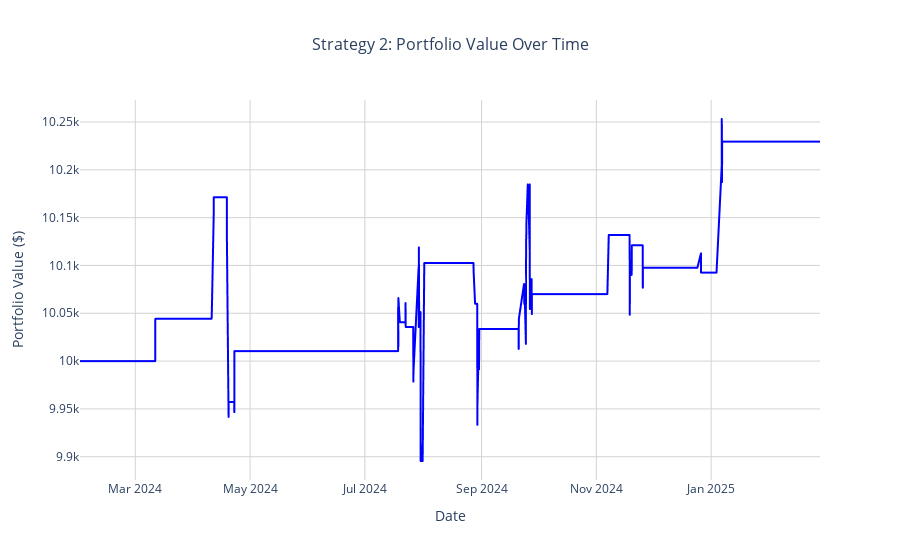
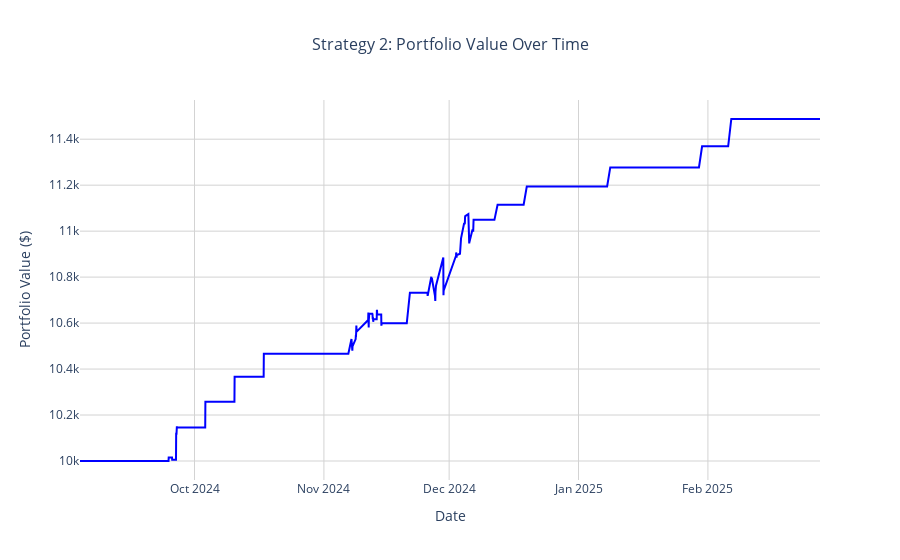

The notebook cell these images were saved under, in order:
### Code cell
import pandas as pd
import numpy as np
import plotly.express as px
import ipywidgets as widgets
from ipywidgets import interact
from IPython.display import display
import math
import datetime

# ---------------------------------------------------------------------
# Ensure the Date column is datetime and get default date range values
# ---------------------------------------------------------------------
hourly_data["Date"] = pd.to_datetime(hourly_data["Date"])
start_date_default = hourly_data["Date"].min().date()
end_date_default = hourly_data["Date"].max().date()

# ---------------------------------------------------------------------
# 1) Define the Backtest Function for Strategy 2
# ---------------------------------------------------------------------
def backtest_strategy_2(
    vix_lower=15,
    vix_upper=20,
    vvix_lower=90,
    vvix_upper=100,
    vvix_reentry_upper=95,
    start_date=start_date_default,
    end_date=end_date_default
):
    """
    Backtests Strategy 2 with the following conditions:
      - In-Market:   vix_lower <= VIX <= vix_upper AND vvix_lower <= VVIX < vvix_upper
      - Exit:        VIX < vix_lower OR VIX > vix_upper OR VVIX < vvix_lower OR VVIX >= vvix_upper
      - Re-Entry:    vix_lower <= VIX <= vix_upper AND vvix_lower <= VVIX <= vvix_reentry_upper
    The data is filtered to the provided date range.
    """
    # Copy and filter data based on the date range
    df = hourly_data.copy()
    df = df[(df["Date"] >= pd.to_datetime(start_date)) & (df["Date"] <= pd.to_datetime(end_date))]
    df.sort_values("Date", inplace=True)
    df.reset_index(drop=True, inplace=True)

    # Set initial portfolio value
    initial_investment = 10_000.0
    df["Portfolio_Value"] = np.nan
    df.loc[0, "Portfolio_Value"] = initial_investment

    df["In_Market"] = False
    df.loc[0, "In_Market"] = False

    df["Shares_Held"] = 0.0
    df.loc[0, "Shares_Held"] = 0.0

    df["Strategy"] = "No Investment"

    # Define helper functions using user-specified parameters
    def in_market_condition(vix, vvix):
        return (vix_lower <= vix <= vix_upper) and (vvix_lower <= vvix < vvix_upper)

    def exit_condition(vix, vvix):
        return (vix < vix_lower) or (vix > vix_upper) or (vvix < vvix_lower) or (vvix >= vvix_upper)

    def reentry_condition(vix, vvix):
        return (vix_lower <= vix <= vix_upper) and (vvix_lower <= vvix <= vvix_reentry_upper)

    # Backtest loop
    for i in range(1, len(df)):
        df.loc[i, "Portfolio_Value"] = df.loc[i-1, "Portfolio_Value"]
        df.loc[i, "In_Market"] = df.loc[i-1, "In_Market"]
        df.loc[i, "Shares_Held"] = df.loc[i-1, "Shares_Held"]

        vix_today = df.loc[i, "VIX"]
        vvix_today = df.loc[i, "VVIX"]
        ymax_price_today = df.loc[i, "YMAX"]
        ymax_div_today = df.loc[i, "YMAX Dividends"]

        currently_in_market = df.loc[i-1, "In_Market"]

        if currently_in_market:
            if exit_condition(vix_today, vvix_today):
                # Exit position
                df.loc[i, "In_Market"] = False
                df.loc[i, "Shares_Held"] = 0.0
                df.loc[i, "Strategy"] = "No Investment"
            else:
                # Remain in the market and update portfolio value
                shares_held = df.loc[i, "Shares_Held"]
                df.loc[i, "Portfolio_Value"] = shares_held * (ymax_price_today + ymax_div_today)
                df.loc[i, "Strategy"] = "Long YMAX"
        else:
            if reentry_condition(vix_today, vvix_today):
                # Enter the market: use all available cash to buy shares
                cash_available = df.loc[i, "Portfolio_Value"]
                if ymax_price_today > 0:
                    shares_bought = cash_available / ymax_price_today
                    df.loc[i, "Shares_Held"] = shares_bought
                    df.loc[i, "In_Market"] = True
                    df.loc[i, "Strategy"] = "Long YMAX"
                    df.loc[i, "Portfolio_Value"] = shares_bought * (ymax_price_today + ymax_div_today)
                else:
                    df.loc[i, "Strategy"] = "No Investment"
            else:
                df.loc[i, "Strategy"] = "No Investment"

    df["Portfolio_Return"] = df["Portfolio_Value"].pct_change()
    return df

# ---------------------------------------------------------------------
# 2) Define a Function to Compute Performance Metrics
# ---------------------------------------------------------------------
def compute_performance_metrics(backtest_df):
    final_value = backtest_df["Portfolio_Value"].iloc[-1]
    initial_value = backtest_df["Portfolio_Value"].iloc[0]
    total_return_pct = ((final_value - initial_value) / initial_value) * 100.0

    # Calculate max drawdown
    rolling_max = backtest_df["Portfolio_Value"].cummax()
    drawdown = (backtest_df["Portfolio_Value"] - rolling_max) / rolling_max
    max_drawdown_pct = drawdown.min() * 100.0

    # Calculate approximate CAGR if data spans at least one year
    days = (backtest_df["Date"].iloc[-1] - backtest_df["Date"].iloc[0]).days
    years = days / 365.0 if days > 0 else 0
    if years > 0:
        cagr_pct = (final_value / initial_value) ** (1 / years) - 1
        cagr_pct *= 100.0
    else:
        cagr_pct = np.nan

    metrics = {
        "Final Portfolio Value ($)": f"{final_value:,.2f}",
        "Total Return (%)": f"{total_return_pct:,.2f}",
        "Max Drawdown (%)": f"{max_drawdown_pct:,.2f}",
        "CAGR (%)": f"{cagr_pct:,.2f}" if not math.isnan(cagr_pct) else "N/A"
    }
    return metrics

# ---------------------------------------------------------------------
# 3) Dashboard Function with Plotly and ipywidgets
# ---------------------------------------------------------------------
def strategy_2_dashboard(
    vix_lower=15,
    vix_upper=20,
    vvix_lower=90,
    vvix_upper=100,
    vvix_reentry_upper=95,
    start_date=start_date_default,
    end_date=end_date_default
):
    """
    Runs the backtest for Strategy 2 with the specified parameters and date range.
    Displays a Plotly plot of the portfolio value over time and performance summary metrics.
    """
    # Run the backtest
    result_df = backtest_strategy_2(
        vix_lower=vix_lower,
        vix_upper=vix_upper,
        vvix_lower=vvix_lower,
        vvix_upper=vvix_upper,
        vvix_reentry_upper=vvix_reentry_upper,
        start_date=start_date,
        end_date=end_date
    )

    # Create a Plotly line chart of Portfolio Value over time
    fig = px.line(
        result_df,
        x="Date",
        y="Portfolio_Value",
        title="Strategy 2: Portfolio Value Over Time",
        labels={"Date": "Date", "Portfolio_Value": "Portfolio Value ($)"}
    )
    fig.update_traces(line=dict(color="blue", width=2))
    fig.update_layout(
        title_x=0.5,
        title_font_size=16,
        xaxis=dict(showgrid=True, gridcolor="lightgray"),
        yaxis=dict(showgrid=True, gridcolor="lightgray"),
        plot_bgcolor="white"
    )
    fig.show()

    # Compute performance metrics and display below the plot
    metrics = compute_performance_metrics(result_df)
    display_str = (
        f"**Final Portfolio Value ($)**: {metrics['Final Portfolio Value ($)']}\n\n"
        f"**Total Return (%)**: {metrics['Total Return (%)']}%\n\n"
        f"**Max Drawdown (%)**: {metrics['Max Drawdown (%)']}%\n\n"
        f"**CAGR (%)**: {metrics['CAGR (%)']}\n\n"
    )
    display(widgets.HTML(value=f"<pre style='font-size:14px'>{display_str}</pre>"))

# ---------------------------------------------------------------------
# 4) Create Interactive Widgets for Parameters (including date pickers)
# ---------------------------------------------------------------------
start_date_picker = widgets.DatePicker(
    value=start_date_default,
    description="Start Date",
    disabled=False
)
end_date_picker = widgets.DatePicker(
    value=end_date_default,
    description="End Date",
    disabled=False
)

interact(
    strategy_2_dashboard,
    vix_lower=widgets.IntSlider(value=15, min=0, max=40, step=1, description="VIX Lower"),
    vix_upper=widgets.IntSlider(value=20, min=0, max=40, step=1, description="VIX Upper"),
    vvix_lower=widgets.IntSlider(value=90, min=0, max=200, step=1, description="VVIX Lower"),
    vvix_upper=widgets.IntSlider(value=100, min=0, max=200, step=1, description="VVIX Upper"),
    vvix_reentry_upper=widgets.IntSlider(value=95, min=0, max=200, step=1, description="VVIX Re-Entry Upper"),
    start_date=start_date_picker,
    end_date=end_date_picker
)

### Figure 1 — Plotly figure (JSON) as saved in the notebook; plotly's stock layout.template omitted (floating-point values rounded to 4 significant figures; data arrays with more than 128 entries replaced by an {"elided": "..."} marker saying what was removed)
{"data": [{"hovertemplate": "Date=%{x}<br>Portfolio Value ($)=%{y}<extra></extra>", "legendgroup": "", "line": {"color": "blue", "dash": "solid", "width": 2}, "marker": {"symbol": "circle"}, "mode": "lines", "name": "", "showlegend": false, "type": "scattergl", "x": {"elided": "1409 str values"}, "xaxis": "x", "y": {"elided": "1409 float values"}, "yaxis": "y"}], "layout": {"legend": {"tracegroupgap": 0}, "plot_bgcolor": "white", "title": {"font": {"size": 16}, "text": "Strategy 2: Portfolio Value Over Time", "x": 0.5}, "xaxis": {"anchor": "y", "domain": [0, 1], "gridcolor": "lightgray", "showgrid": true, "title": {"text": "Date"}}, "yaxis": {"anchor": "x", "domain": [0, 1], "gridcolor": "lightgray", "showgrid": true, "title": {"text": "Portfolio Value ($)"}}}}

### Figure 2 — Plotly figure (JSON) as saved in the notebook; plotly's stock layout.template omitted (floating-point values rounded to 4 significant figures; data arrays with more than 128 entries replaced by an {"elided": "..."} marker saying what was removed)
{"data": [{"hovertemplate": "Date=%{x}<br>Portfolio Value ($)=%{y}<extra></extra>", "legendgroup": "", "line": {"color": "blue", "dash": "solid", "width": 2}, "marker": {"symbol": "circle"}, "mode": "lines", "name": "", "orientation": "v", "showlegend": false, "type": "scatter", "x": {"elided": "823 str values"}, "xaxis": "x", "y": {"elided": "823 float values"}, "yaxis": "y"}], "layout": {"legend": {"tracegroupgap": 0}, "plot_bgcolor": "white", "title": {"font": {"size": 16}, "text": "Strategy 2: Portfolio Value Over Time", "x": 0.5}, "xaxis": {"anchor": "y", "domain": [0, 1], "gridcolor": "lightgray", "showgrid": true, "title": {"text": "Date"}}, "yaxis": {"anchor": "x", "domain": [0, 1], "gridcolor": "lightgray", "showgrid": true, "title": {"text": "Portfolio Value ($)"}}}}
